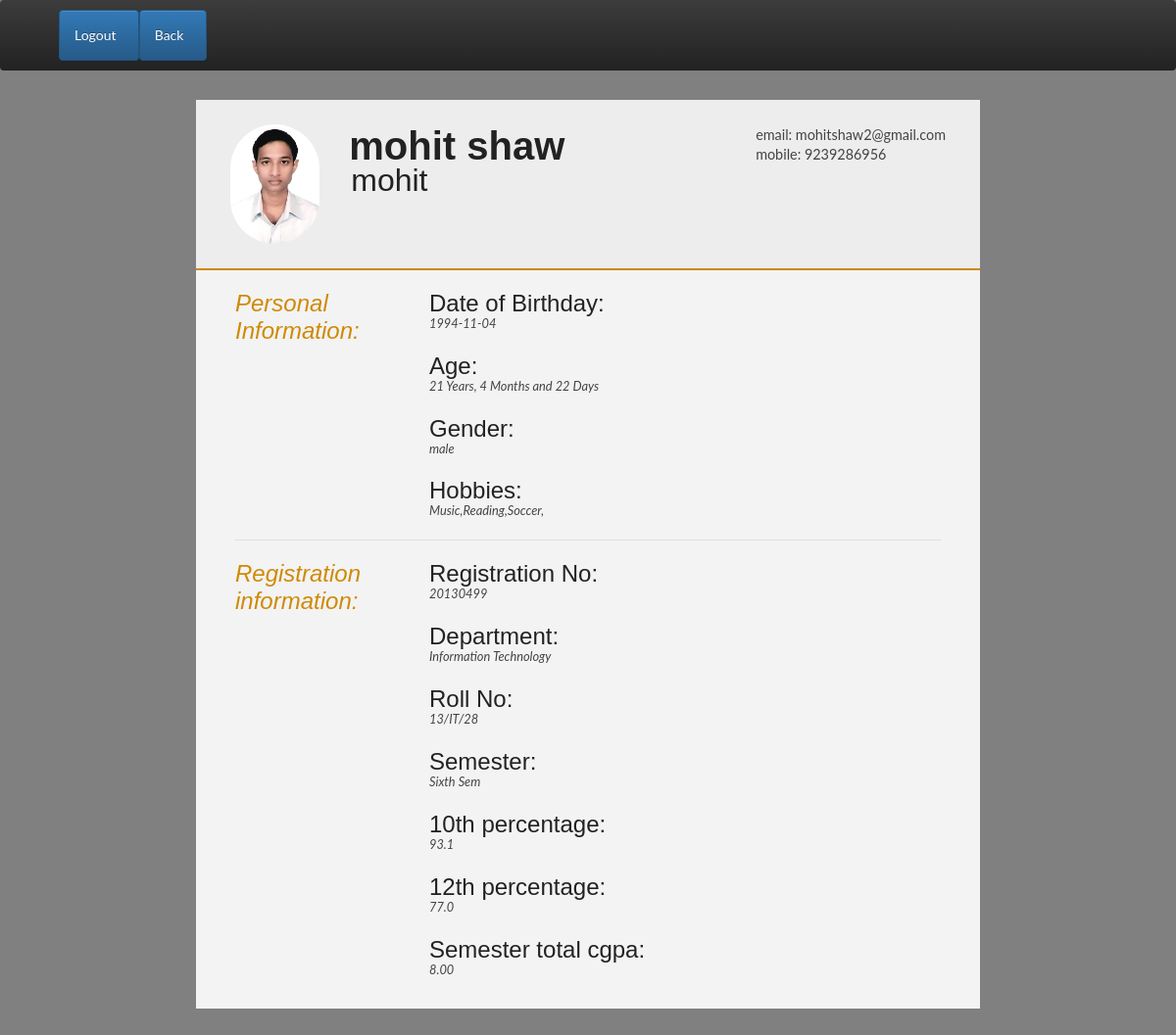
/viewdetails1.php?id=1 (signed in), run on the app's committed database.
### tables this page shows
CREATE TABLE IF NOT EXISTS `student` (
  `id` int(11) NOT NULL,
  `fname` text NOT NULL,
  `mname` text,
  `lname` text NOT NULL,
  `contact` text NOT NULL,
  `birthday` date NOT NULL,
  `age` text NOT NULL,
  `gender` varchar(7) NOT NULL,
  `image` varchar(100) NOT NULL,
  `hobbies` varchar(255) NOT NULL,
  `reg_no` varchar(50) NOT NULL,
  `dept` text NOT NULL,
  `roll_no` text NOT NULL,
  `sem` text NOT NULL,
  `percent1` varchar(6) NOT NULL,
  `percent2` varchar(6) NOT NULL,
  `cgpa` varchar(6) NOT NULL,
  `email` text NOT NULL,
  `username` text NOT NULL,
  `password` text NOT NULL,
  `valid` int(11) NOT NULL
);

### viewdetails1.php (the view, shortened to what this page needs)
<html>
	<head><title>User Details</title>
<link href="css/bootstrap.min.css" rel="stylesheet">
<link href="css/bootstrap-theme.css" rel="stylesheet"><script src="js/jquery-2.1.4.min.js"></script>
<link rel="stylesheet" type="text/css" href="style.css">
</head>
<?php
$id = $_GET['id'];
$query = "select * from student where id='$id'";
		$run = mysql_query($query);
		while($row=mysql_fetch_array($run))
		{
		  $fname=$row['fname'];
          $lname=$row['lname'];
          $contact=$row['contact'];
          $birthday=$row['birthday'];
          $age=$row['age'];
          $gender=$row['gender'];
          $hobbies=$row['hobbies'];
          $reg_no=$row['reg_no'];
          $dept=$row['dept'];
          $roll_no=$row['roll_no'];
          $sem=$row['sem'];
          $percent1=$row['percent1'];
          $percent2=$row['percent2'];
          $cgpa=$row['cgpa'];
          $email=$row['email'];
          $username=$row['username'];
          $image=$row['image'];
?>
<body background="photo/04.jpg">
<nav class="nav navbar-inverse" >
  <div class="container ">
     <div class="navbar-header">
                <a class="visible-lg navbar-brand" href="#"></a>
            </div>
         <div class="collapse navbar-collapse" id="nav1" >
         <div class="nav navbar-nav ">
             <li class="h4"><a href="signout.php" class="btn btn-primary"><font color="white">Logout</font>&nbsp;&nbsp;</a></li>
              <li class="h4"><a href="adminpanel2.php" class="btn btn-primary"><font color="white">Back</font>&nbsp;&nbsp;</a></li>
    </div>
  </div>
  </div>
 </nav>
<div id="cv" class="instaFade">
  <div class="mainDetails">
    <div id="headshot" class="quickFade">
      <img src="uploads/<?php echo  $image;?>" height="100">
    </div>
    <div id="name">
      <h1 class="quickFade delayTwo"><?php echo  $fname;?> <?php echo  $lname;?></h1>
      <h2 class="quickFade delayThree"><?php echo  $username;?></h2>
    </div>
    <div id="contactDetails" class="quickFade delayFour">
      <ul>
        <li>email: <?php echo $email;?></li>
        <li>mobile: <?php echo  $contact;?></li>
      </ul>
    </div>
  </div>
  <div id="mainArea" class="quickFade delayFive">
    <section>
      <div class="sectionTitle">
        <h1>Personal Information:</h1>
      </div>
      <div class="sectionContent">
        <article>
          <h2>Date of Birthday: </h2>
          <p class="subDetails"><?php echo  $birthday;?></p>
        </article>
        <article>
          <h2>Age: </h2>
          <p class="subDetails"><?php echo  $age;?></p>
        </article>
        <article>
          <h2>Gender: </h2>
          <p class="subDetails"><?php echo  $gender;?></p>
        </article>
        <article>
          <h2>Hobbies: </h2>
          <p class="subDetails"><?php echo  $hobbies;?></p>
        </article>
        </div>
    </section>
    <section>
      <div class="sectionTitle">
        <h1>Registration information:</h1>
      </div>
      <div class="sectionContent">
        <article>
          <h2>Registration No: </h2>
          <p class="subDetails"><?php echo  $reg_no;?></p>
        </article>
        <article>
          <h2>Department: </h2>
          <p class="subDetails"><?php echo  $dept;?></p>
        </article>
        <article>
          <h2>Roll No: </h2>
          <p class="subDetails"><?php echo  $roll_no;?></p>
        </article>
        <article>
          <h2>Semester: </h2>
          <p class="subDetails"><?php echo  $sem;?></p>
        </article>
	<article>
          <h2>10th percentage: </h2>
          <p class="subDetails"><?php echo  $percent1;?></p>
        </article>
	<article>
          <h2>12th percentage: </h2>
          <p class="subDetails"><?php echo  $percent2;?></p>
        </article>
	<article>
          <h2>Semester total cgpa: </h2>
          <p class="subDetails"><?php echo  $cgpa;?></p>
        </article>
      </div>
    </section>
  </div>
</div>
<?php
}
?>
</body>
</html>

### style.css (style rules this page uses)
html,body,div,span,object,iframe,h1,h2,h3,h4,h5,h6,p,blockquote,pre,abbr,address,cite,code,del,dfn,em,img,ins,kbd,q,samp,small,strong,sub,sup,var,b,i,dl,dt,dd,ol,ul,li,fieldset,form,label,legend,table,caption,tbody,tfoot,thead,tr,th,td,article,aside,canvas,details,figcaption,figure,footer,header,hgroup,menu,nav,section,summary,time,mark,audio,video { border:0; font:inherit; font-size:100%; margin:0; padding:0; vertical-align:baseline; }
article,aside,details,figcaption,figure,footer,header,hgroup,menu,nav,section { display:block; }
html, body { background: gray; font-family: 'Lato', helvetica, arial, sans-serif; font-size: 16px; color: #222; }
p { font-size: 1em; line-height: 1.4em; margin-bottom: 20px; color: #444; }
#cv { width: 90%; max-width: 800px; background: #f3f3f3; margin: 30px auto; }
.mainDetails { padding: 25px 35px; border-bottom: 2px solid #cf8a05; background: #ededed; }
#name h1 { font-size: 2.5em; font-weight: 700; font-family: 'Rokkitt', Helvetica, Arial, sans-serif; margin-bottom: -6px; }
#name h2 { font-size: 2em; margin-left: 2px; font-family: 'Rokkitt', Helvetica, Arial, sans-serif; }
#mainArea { padding: 0 40px; }
#headshot { width: 12.5%; float: left; margin-right: 30px; }
#headshot img { width: 100%; height: auto; -webkit-border-radius: 50px; border-radius: 50px; }
#name { float: left; }
#contactDetails { float: right; }
#contactDetails ul { list-style-type: none; font-size: 0.9em; margin-top: 2px; }
#contactDetails ul li { margin-bottom: 3px; color: #444; }
section { border-top: 1px solid #dedede; padding: 20px 0 0; }
section:first-child { border-top: 0; }
section:last-child { padding: 20px 0 10px; }
.sectionTitle { float: left; width: 25%; }
.sectionContent { float: right; width: 72.5%; }
.sectionTitle h1 { font-family: 'Rokkitt', Helvetica, Arial, sans-serif; font-style: italic; font-size: 1.5em; color: #cf8a05; }
.sectionContent h2 { font-family: 'Rokkitt', Helvetica, Arial, sans-serif; font-size: 1.5em; margin-bottom: -2px; }
.subDetails { font-size: 0.8em; font-style: italic; margin-bottom: 3px; }
.instaFade { -webkit-animation-name: reset, fade-in; -webkit-animation-duration: 1.5s; -webkit-animation-timing-function: ease-in; -moz-animation-name: reset, fade-in; -moz-animation-duration: 1.5s; -moz-animation-timing-function: ease-in; animation-name: reset, fade-in; animation-duration: 1.5s; animation-timing-function: ease-in; }
.quickFade { -webkit-animation-name: reset, fade-in; -webkit-animation-duration: 2.5s; -webkit-animation-timing-function: ease-in; -moz-animation-name: reset, fade-in; -moz-animation-duration: 2.5s; -moz-animation-timing-function: ease-in; animation-name: reset, fade-in; animation-duration: 2.5s; animation-timing-function: ease-in; }
.delayTwo { -webkit-animation-delay: 0, 1s; -moz-animation-delay: 0, 1s; animation-delay: 0, 1s; }
.delayThree { -webkit-animation-delay: 0, 1.5s; -moz-animation-delay: 0, 1.5s; animation-delay: 0, 1.5s; }
.delayFour { -webkit-animation-delay: 0, 2s; -moz-animation-delay: 0, 2s; animation-delay: 0, 2s; }
.delayFive { -webkit-animation-delay: 0, 2.5s; -moz-animation-delay: 0, 2.5s; animation-delay: 0, 2.5s; }

### data on the page
student: image (picture), fname "mohit", lname "shaw", username "mohit", email "mohitshaw2@gmail.com", contact "9239286956", birthday "1994-11-04", age "21 Years, 4 Months and 22 Days", gender "male", hobbies "Music,Reading,Soccer,", reg_no "20130499", dept "Information Technology", roll_no "13/IT/28", sem "Sixth Sem", percent1 "93.1", percent2 "77.0", cgpa "8.00"
